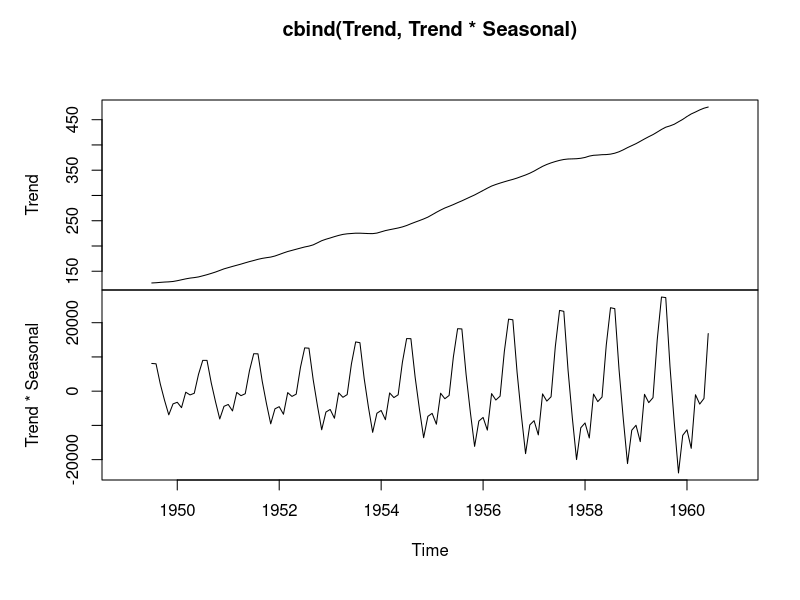

This chart was generated by the following R code:
#Data transformation in R

data("AirPassengers")
AP<-decompose(AirPassengers)
Trend<-AP$trend
Seasonal<-AP$seasonal
plot(cbind(Trend, Trend*Seasonal), lty=1:2)
Trend <- AP$trend
Seasonal <- AP$seasonal
